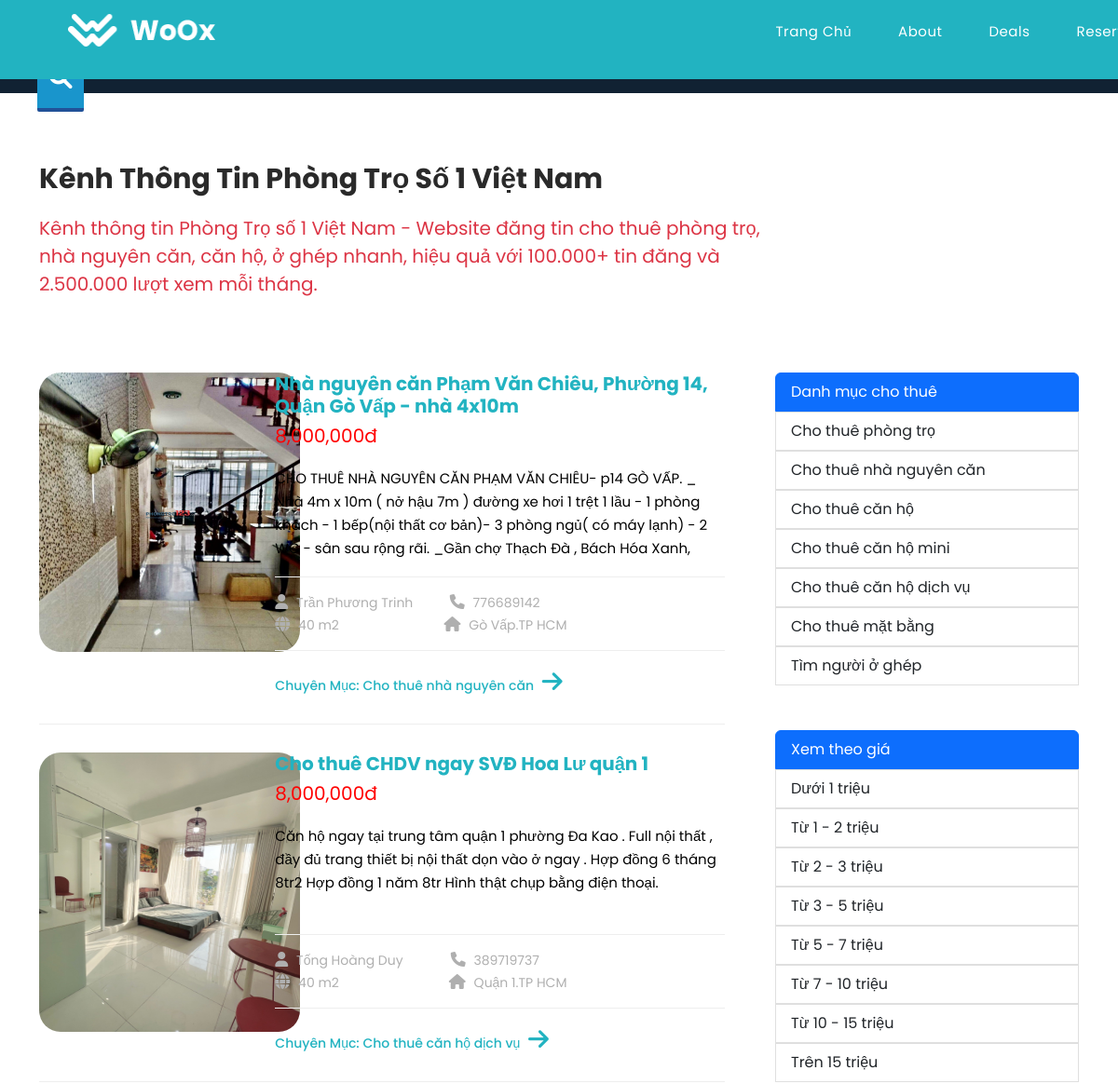
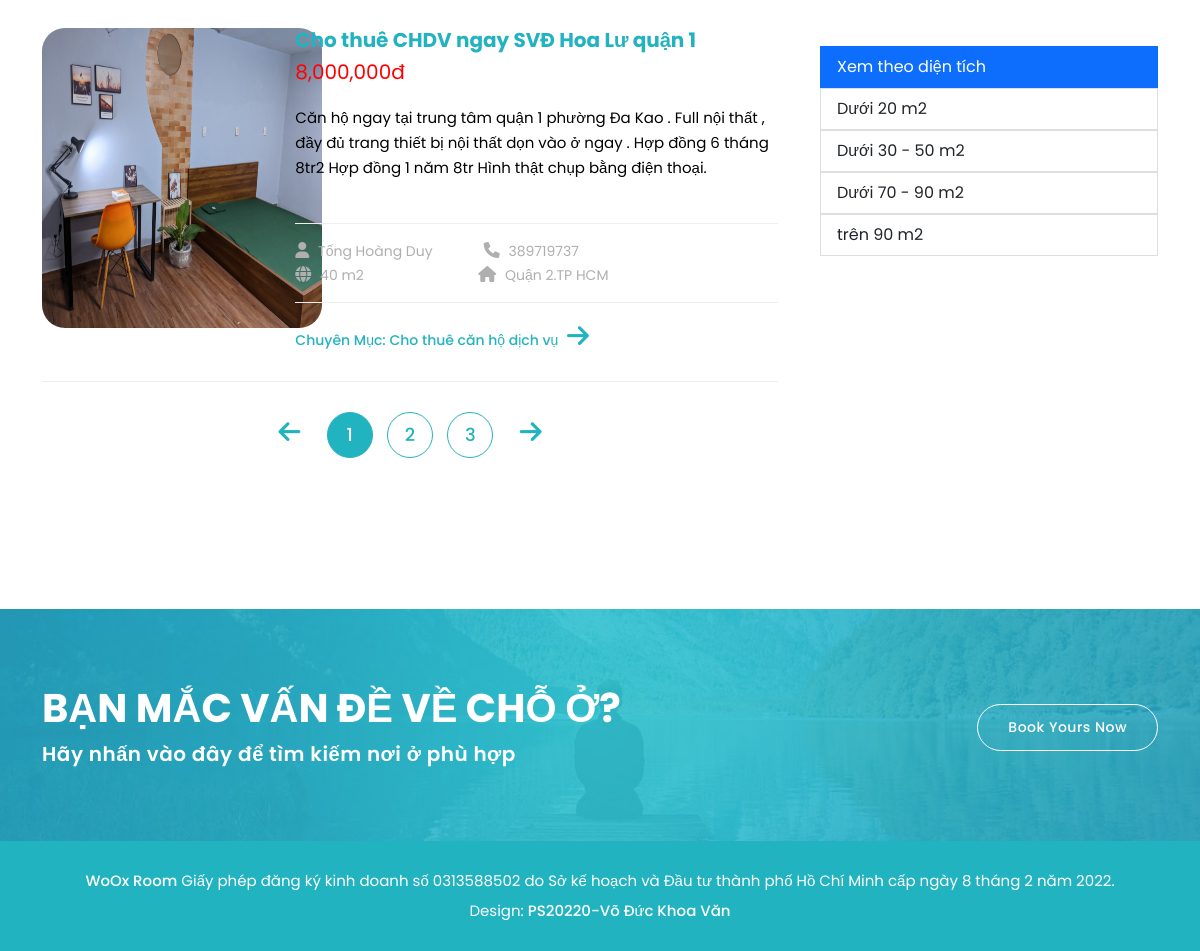
/index.php?act=bddientich&id=2, run on the app's committed database (2 pictures, top to bottom).
### tables this page shows
CREATE TABLE `tbl_baidang` (
  `id` int(11) NOT NULL,
  `tinh` varchar(30) NOT NULL,
  `huyen` varchar(30) NOT NULL,
  `xa` varchar(30) NOT NULL,
  `sonha` int(11) NOT NULL,
  `adress` varchar(200) NOT NULL,
  `rolebaidang` varchar(300) NOT NULL,
  `rolegoi` varchar(200) NOT NULL,
  `tieude` varchar(300) NOT NULL,
  `noidung` varchar(1000) NOT NULL,
  `giathue` double NOT NULL,
  `dientich` int(11) NOT NULL,
  `doituong` varchar(20) NOT NULL,
  `img` varchar(200) NOT NULL,
  `tennd` varchar(50) NOT NULL,
  `lienhe` int(12) NOT NULL,
  `iddm` int(11) NOT NULL,
  `iduser` int(11) NOT NULL
);

CREATE TABLE `tbl_danhmuc` (
  `id` int(11) NOT NULL,
  `tendm` varchar(200) NOT NULL
);

### model/connect.php (called while the page is built, shortened)
<?php
    class connect{
        public $db = null;
        function __construct(){
            $severname = "localhost";
            $username = "root";
            $password = "";
        try {
            $this->db = new PDO("mysql:host=$severname;dbname=asmphp2", $username, $password);
            $this->db->setAttribute(PDO::ATTR_ERRMODE, PDO::ERRMODE_EXCEPTION);
            }
        catch(PDOException $e)
            {
            }
        }
        function getall($sql){
            $kqs=$this->db->query($sql);
            $kq=$kqs->fetchAll();
            return $kq;
        }
    }
?>

### model/baidang.php (called while the page is built, shortened)
<?php
    class baidang extends connect{
            function getBaidang($rolegoi)
            {
                $sql = "SELECT * FROM tbl_baidang  ";
                if($rolegoi=="0"){ $sql.=" WHERE rolegoi LIKE 'g%p' order by id desc limit 5";
                }
                else{
                    $sql.="  WHERE rolegoi LIKE 'g%g' order by id asc limit 3";
                }
                $kq=parent::getall($sql);
                return $kq;
            }
            function getBaidangForDienTich($id)
            {
                $sql = "SELECT * FROM tbl_baidang WHERE dientich ";
                if($id == 2){
                    $sql.=" BETWEEN 30 AND 50";
                }
                $kq=parent::getall($sql);
                return $kq;
            }
    }
?>

### model/danhmuc.php (called while the page is built, shortened)
<?php
    class danhmuc extends connect{
         function getallDm()
            {
                $sql = "select * from tbl_danhmuc ";
                $kq=parent::getall($sql);
                return $kq;
            }
    }
?>

### view/baidangdt.php (the view, shortened to what this page needs)
<link rel="stylesheet" href="assets/css/styleform.css">
<div class="visit-country">
<div class="top">
  <a class="btn-search" href="#"><i class="fa fa-search"></i></a>
</div> <br>
    <div class="container">
      <div class="row">
        <div class="col-lg-5">
          <div class="section-heading">
          <h2 class="h2" style="width:800px">Kênh thông tin Phòng Trọ số 1 Việt Nam</h2>
          <p class="text-danger" style="font-size:20px;width:800px">Kênh thông tin Phòng Trọ số 1 Việt Nam - Website đăng tin cho thuê phòng trọ, nhà nguyên căn, căn hộ, ở
            ghép nhanh, hiệu quả với 100.000+ tin đăng và 2.500.000 lượt xem mỗi tháng.</p>
          </div>
        </div>
      </div>
      <div class="row">
        <div class="col-lg-8">
          <div class="items">
            <div class="row">
              <div class="col-lg-12">
                <?php
                  foreach ($dsbd as $bd){
                      echo '<div class="item">
                      <div class="row">
                        <div class="col-lg-4 col-sm-5">
                          <div class="image" >
                          <a href="index.php?act=chitietroom&id='.$bd['id'].'"> <img src="'.$bd['img'].'" alt="" style=" height:300px;width:280px;"> </a>
                          </div>
                        </div>
                        <div class="col-lg-8 col-sm-7">
                          <div class="right-content">
                          <a href="index.php?act=chitietroom&id='.$bd['id'].'">   <h4 style="max-width: 500px;color:#22b3c1;">'.$bd['tieude'].'</h4></a>
                            <span style="font-size: 20px;color:red;">'.number_format($bd['giathue']).'đ</span>
                            <p style="color:black;overflow:hidden;line-height: 25px;-webkit-line-clamp: 10;height: 100px;">'.$bd['noidung'].'</p>
                            <ul class="info" >
                              <li><i class="fa fa-user"></i> '.$bd['tennd'].' </li>
                              <li><i class="fa fa-phone"></i> '.$bd['lienhe'].' </li>
                          <br>
                              <li><i class="fa fa-globe"></i> '.$bd['dientich'].'  m2 </li>
                              <li><i class="fa fa-home"></i> '.$bd['huyen'].'.'.$bd['tinh'].'</li>
                            </ul>
                            <div class="text-button">
                              <a href="index.php?act=chitietroom&id='.$bd['id'].'"> Chuyên Mục: '.$bd['rolebaidang'].' <i class="fa fa-arrow-right"></i></a>
                            </div>
                          </div>
                        </div>
                      </div>
                    </div>';
              }
              ?>
              </div>
              <div class="col-lg-12">
                <ul class="page-numbers">
                  <li><a href="#"><i class="fa fa-arrow-left"></i></a></li>
                  <li class="active"><a href="#">1</a></li>
                  <li ><a href="#">2</a></li>
                  <li><a href="#">3</a></li>
                  <li><a href="#"><i class="fa fa-arrow-right"></i></a></li>
                </ul>
              </div>
            </div>
          </div>
        </div>
        <div class="col-lg-4">
          <div class="side-bar-map">
          <ul class="list-group">
  <li class="list-group-item active">Danh mục cho thuê</li>
  <?php
      foreach ($dsdm as $dm) {
          echo ' <a href="index.php?act=danhmuc&id='.$dm['id'].'"> <li class="list-group-item">'.$dm['tendm'].'</li></a>
          ';
      }
  ?>
</ul> <br> <br>
<ul class="list-group">
  <li class="list-group-item active">Xem theo giá</li>
  <a href="index.php?act=bdgia&id=1"> <li class="list-group-item">Dưới 1 triệu</li></a>
  <a href="index.php?act=bdgia&id=2"> <li class="list-group-item">Từ 1 - 2 triệu</li></a>
  <a href="index.php?act=bdgia&id=3"><li class="list-group-item">Từ 2 - 3 triệu</li></a>
  <a href="index.php?act=bdgia&id=4"><li class="list-group-item">Từ 3 - 5 triệu</li></a>
  <a href="index.php?act=bdgia&id=5"><li class="list-group-item">Từ 5 - 7 triệu</li></a>
  <a href="index.php?act=bdgia&id=6"> <li class="list-group-item">Từ 7 - 10 triệu</li></a>
  <a href="index.php?act=bdgia&id=7"> <li class="list-group-item">Từ 10 - 15 triệu</li></a>
  <a href="index.php?act=bdgia&id=8"> <li class="list-group-item">Trên 15 triệu</li></a>
</ul> <br> <br>
            <div class="row">
            <ul class="list-group">
  <a href=""><li class="list-group-item active">Xem theo diện tích</li></a>
 <a href="index.php?act=bddientich&id=1"> <li class="list-group-item">Dưới 20 m2</li></a>
 <a href="index.php?act=bddientich&id=2"> <li class="list-group-item">Dưới 30 - 50 m2</li></a>
 <a href="index.php?act=bddientich&id=3"> <li class="list-group-item">Dưới 70 - 90 m2</li></a>
 <a href="index.php?act=bddientich&id=4"> <li class="list-group-item">trên 90 m2</li></a>
</ul>
            </div>
          </div>
        </div>
      </div>
    </div>
  </div>

### assets/css/styleform.css (style rules this page uses)
body { margin:0; font-family: "HelveticaNeue-Light", "Helvetica Neue Light", "Helvetica Neue", Helvetica, Arial, "Lucida Grande", sans-serif; font-weight: 300; }
.top { background-color:#123; position:relative; top:-50px; display:block; width:100%; height:30px; }
.btn-search { background:#08f; position:fixed; display:inline-block; width:50px; height:50px; left:40px; line-height:50px; text-align:center; color:white; }
i { font-size:25px; }
.btn-search { text-decoration:none; background-color:#1995cc; color:white; border-bottom:4px solid #215198; border-radius:0 0 2px 2px; -webkit-transition: background-color 250ms ease-out, ; -moz-transition: background-color 250ms ease-out; -o-transition: background-color 250ms ease-out; transition: background-color 250ms ease-out; }

### assets/css/templatemo-woox-travel.css (style rules this page uses)
html, body, div, span, applet, object, iframe, h1, h2, h3, h4, h5, h6, p, blockquote, div pre, a, abbr, acronym, address, big, cite, code, del, dfn, em, font, img, ins, kbd, q, s, samp, small, strike, strong, sub, sup, tt, var, b, u, i, center, dl, dt, dd, ol, ul, li, figure, header, nav, section, article, aside, footer, figcaption { margin: 0; padding: 0; border: 0; outline: 0; }
ul, li { padding: 0; margin: 0; list-style: none; }
* { box-sizing: border-box; }
html, body { font-family: 'Poppins', sans-serif; font-weight: 400; background-color: #fff; font-size: 16px; -ms-text-size-adjust: 100%; -webkit-font-smoothing: antialiased; -moz-osx-font-smoothing: grayscale; }
a { color: #22b3c1; text-decoration: none !important; }
h1, h2, h3, h4, h5, h6 { margin-top: 0px; margin-bottom: 0px; color: #2a2a2a; font-weight: 700; }
ul { margin-bottom: 0px; }
p { font-size: 15px; line-height: 30px; color: #afafaf; }
img { width: 100%; overflow: hidden; }
html, body { background: #fff; font-family: 'Poppins', sans-serif; }
.text-button a { font-size: 14px; color: #22b3c1; font-weight: 500; transition: all .3s; }
.text-button a i { margin-left: 5px; transition: all .3s; }
.section-heading { position: relative; z-index: 2; margin-top: 0px; margin-bottom: 80px; text-align: left; }
.section-heading h2 { margin-top: 0px; margin-bottom: 20px; line-height: 36px; font-size: 30px; font-weight: 700; text-transform: capitalize; color: #2a2a2a; }
.visit-country { margin-top: 120px; }
.visit-country .side-bar-map { margin-left: 30px; }
.visit-country .item { position: relative; margin-bottom: 30px; padding-bottom: 30px; border-bottom: 1px solid #eee; }
.visit-country .item .image img { border-radius: 23px; }
.visit-country .item .right-content h4 { font-size: 20px; margin-bottom: 5px; }
.visit-country .item .right-content span { font-size: 15px; color: #afafaf; display: block; }
.visit-country .item .right-content p { margin: 18px 0px; }
.visit-country .item .right-content ul { border-top: 1px solid #eee; border-bottom: 1px solid #eee; padding: 15px 0px; }
.visit-country .item .right-content ul li { display: inline-block; width: 32%; color: #afafaf; font-size: 14px; }
.visit-country .item .right-content ul li:nth-child(2) { text-align: center; }
.visit-country .item .right-content ul li:last-child { text-align: right; }
.visit-country .item .right-content ul li i { margin-right: 5px; font-size: 16px; }
.visit-country .item .right-content .text-button { margin-top: 20px; }
.visit-country ul.page-numbers { text-align: center; }
.visit-country ul.page-numbers li { display: inline-block; margin: 0px 5px; }
.visit-country ul.page-numbers li a { display: inline-block; width: 46px; height: 46px; border: 1px solid #22b3c1; line-height: 44px; color: #22b3c1; text-align: center; font-size: 18px; font-weight: 500; border-radius: 50%; transition: all .3s; }
.visit-country ul.page-numbers li.active a { background-color: #22b3c1; color: #fff; }
.visit-country ul.page-numbers li:first-child a, .visit-country ul.page-numbers li:last-child a { border: none; }
body { overflow-x: hidden; }

### data on the page
tbl_baidang: img (picture), tieude "Nhà nguyên căn Phạm Văn Chiêu, Phường 14, Quận Gò Vấp - nhà 4x10m", giathue "8,000,000", noidung "CHO THUÊ NHÀ NGUYÊN CĂN PHẠM VĂN CHIÊU- p14 GÒ VẤP. _ Nhà 4m x 10m ( nở hậu 7m ) đường xe hơi 1 trệt 1 lầu - 1 phòng khách - 1 bếp(nội thất cơ bản)- 3 phòng ngủ( có máy lạnh) - 2 WC - sân sau rộng rãi. _Gần chợ Thạch Đà , Bách Hóa…", tennd "Trần Phương Trinh", lienhe "776689142", dientich "40", huyen "Gò Vấp", tinh "TP HCM", rolebaidang "Cho thuê nhà nguyên căn"
tbl_baidang: img (picture), tieude "Cho thuê CHDV ngay SVĐ Hoa Lư quận 1", giathue "8,000,000", noidung "Căn hộ ngay tại trung tâm quận 1 phường Đa Kao . Full nội thất , đầy đủ trang thiết bị nội thất dọn vào ở ngay . Hợp đồng 6 tháng 8tr2 Hợp đồng 1 năm 8tr Hình thật chụp bằng điện thoại.", tennd "Tống Hoàng Duy", lienhe "389719737", dientich "40", huyen "Quận 1", tinh "TP HCM", rolebaidang "Cho thuê căn hộ dịch vụ"
tbl_baidang: img (picture), tieude "Cho thuê CHDV ngay SVĐ Hoa Lư quận 1", giathue "8,000,000", noidung "Căn hộ ngay tại trung tâm quận 1 phường Đa Kao . Full nội thất , đầy đủ trang thiết bị nội thất dọn vào ở ngay . Hợp đồng 6 tháng 8tr2 Hợp đồng 1 năm 8tr Hình thật chụp bằng điện thoại.", tennd "Tống Hoàng Duy", lienhe "389719737", dientich "40", huyen "Quận 2", tinh "TP HCM", rolebaidang "Cho thuê căn hộ dịch vụ"
tbl_danhmuc: tendm "Cho thuê phòng trọ"
tbl_danhmuc: tendm "Cho thuê nhà nguyên căn"
tbl_danhmuc: tendm "Cho thuê căn hộ"
tbl_danhmuc: tendm "Cho thuê căn hộ mini"
tbl_danhmuc: tendm "Cho thuê căn hộ dịch vụ"
tbl_danhmuc: tendm "Cho thuê mặt bằng"
tbl_danhmuc: tendm "Tìm người ở ghép"
